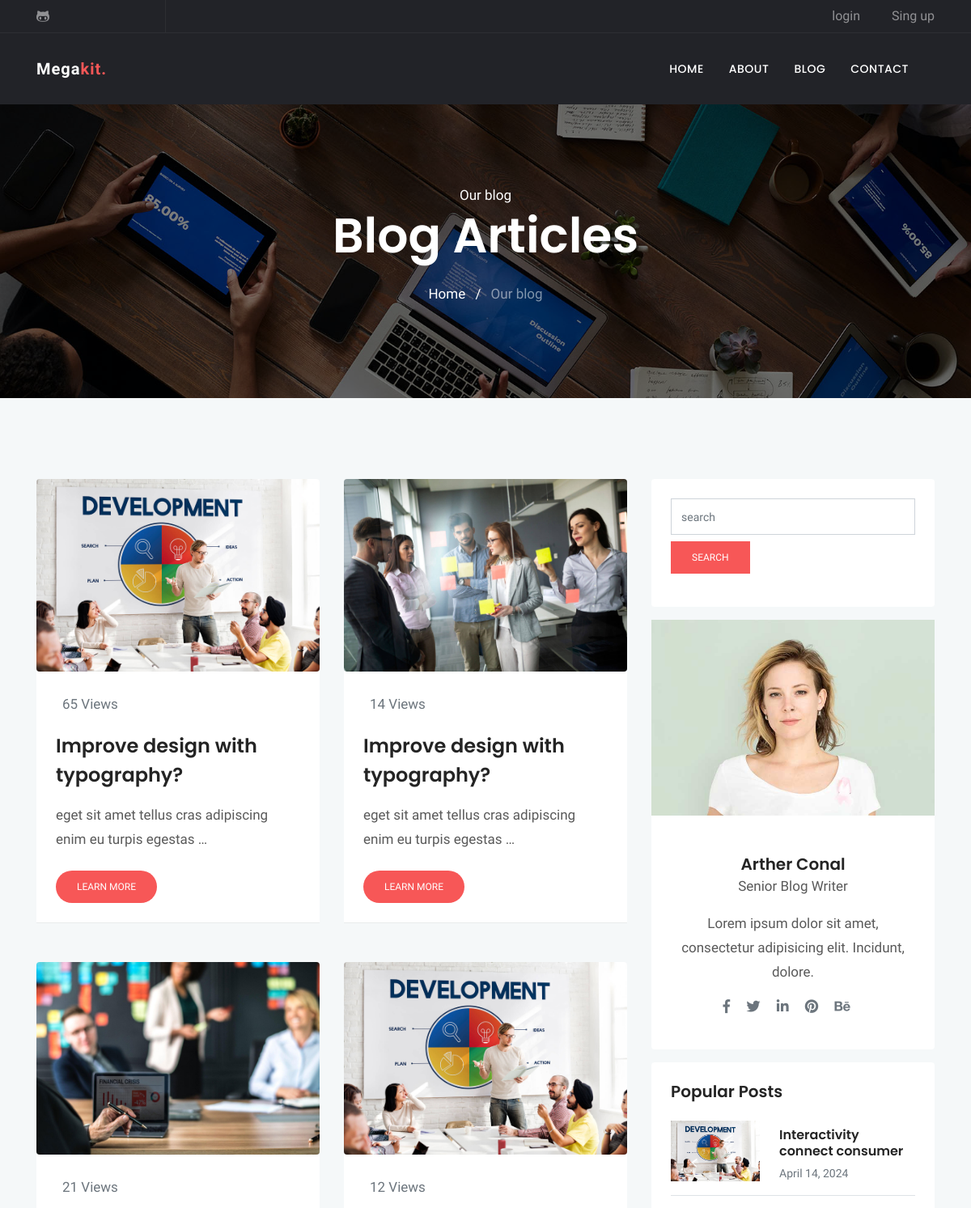
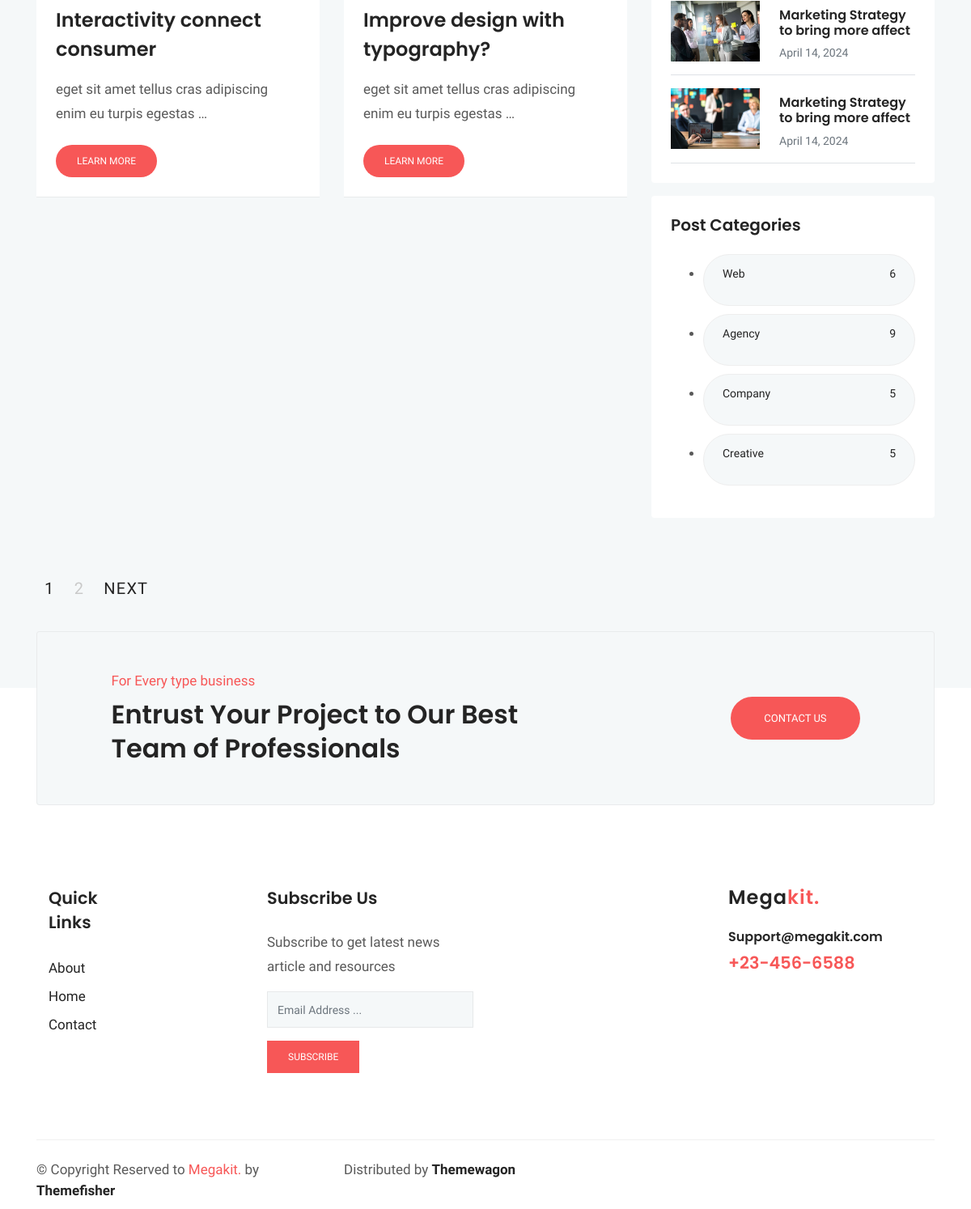
The page /blog/category/Company on the database its author committed (2 pictures, top to bottom).
### blog/models.py (models this page shows, shortened)
class Post (models.Model) :
    image = models.ImageField(upload_to = 'blog/',default = 'blog/default.jpg')
    author = models.ForeignKey(User,on_delete=models.SET_NULL,null=True)
    title = models.CharField (max_length = 200)
    content = models.TextField ()
    tags = TaggableManager()
    category = models.ManyToManyField (Category)
    counted_view = models.IntegerField (default = 0)
    status = models.BooleanField (default = False)
    login_required = models.BooleanField (default = False)
    published_date = models.DateTimeField (null = True)
    created_date = models.DateTimeField (auto_now_add = True)
    update_date = models.DateTimeField (auto_now = True)
    class Meta:
        ordering = ['-created_date']

class Category(models.Model):
    name = models.CharField(max_length = 255)
    def __str__(self):
        return self.name

### blog/views.py (the view)
# urls.py: path('', blog_view, name="index"),
def blog_view(request, **kwargs) :
    posts = Post.objects.filter(status = 1, published_date__lte = timezone.now())
    if kwargs.get('cat_name') != None:
        posts = posts.filter(category__name=kwargs['cat_name'])
    if kwargs.get('author_username') != None:
        posts = posts.filter(author__username = kwargs['author_username'])
    if kwargs.get('tag_name') != None:
        posts = posts.filter(tags__name__in=[kwargs['tag_name']])
    posts = Paginator (posts,4)
    try:
        page_number = request.GET.get ('page')
        posts = posts.get_page(page_number)
    except PageNotAnInteger:
        posts = posts.get_page(1)
    except EmptyPage:
        posts = posts.get_page(1)
    context = {'posts': posts}
    return render(request, "blog/blog-sidebar.html", context)

### blog/templatetags/blog_tags.py (called while the page is built)
@register.inclusion_tag('blog/popular-posts.html')
def latestposts(arg = 3) :
    posts = Post.objects.filter(status = 1).order_by('published_date')[:arg]
    return {'posts': posts}

@register.inclusion_tag('blog/post-categories.html')
def postcategories() :
    posts = Post.objects.filter(status = 1)
    categories = Category.objects.all()
    cat_dict = {}
    for name in categories :
        cat_dict[name]=posts.filter(category=name).count()
    return {'categories':cat_dict}

### templates/blog/blog-sidebar.html (shortened to what this page needs)
{% extends 'base.html' %}
{% load static %}
{% load blog_tags %}
{% block content %}
<!doctype html>
<html lang="en">
<head>
  <link rel="stylesheet" href="{% static 'plugins/bootstrap/css/bootstrap.min.css' %}">
  <link rel="stylesheet" href="{% static 'plugins/themify/css/themify-icons.css' %}">
  <link rel="stylesheet" href="{% static 'plugins/fontawesome/css/all.css' %}">
  <link rel="stylesheet" href="{% static 'plugins/magnific-popup/dist/magnific-popup.css' %}">
  <link rel="stylesheet" href="{% static 'plugins/slick-carousel/slick/slick.css' %}">
  <link rel="stylesheet" href="{% static 'plugins/slick-carousel/slick/slick-theme.css' %}">
  <link rel="stylesheet" href="{% static 'css/style.css' %}">
</head>
<body>
  <div class="main-wrapper ">
    <section class="page-title bg-1">
      <div class="container">
        <div class="row">
          <div class="col-md-12">
            <div class="block text-center">
              <span class="text-white">Our blog</span>
              <h1 class="text-capitalize mb-4 text-lg">Blog articles</h1>
              <ul class="list-inline">
                <li class="list-inline-item"><a href="http://127.0.0.1:8000/" class="text-white">Home</a></li>
                <li class="list-inline-item"><span class="text-white">/</span></li>
                <li class="list-inline-item"><a href="{% url 'blog:index' %}" class="text-white-50">Our blog</a></li>
              </ul>
            </div>
          </div>
        </div>
      </div>
    </section>
    <section class="section blog-wrap bg-gray">
      <div class="container">
        <div class="row">
          <div class="col-lg-8">
            <div class="row">
              {% for post in posts %}
              <div class="col-lg-6 col-md-6 mb-5">
                <div class="blog-item">
                  <img src="{{post.image.url}}" alt="" class="img-fluid rounded">
                  <div class="blog-item-content bg-white p-4">
                    <div class="blog-item-meta  py-1 px-2">
                      <span class="text-muted text-capitalize mr-3"></i>{{post.counted_view}} Views</span>
                    </div>
                    <h3 class="mt-3 mb-3"><a href="{% url 'blog:single' pid=post.id %}">{{post.title}}</a></h3>
                    <p class="mb-4">{{ post.content|truncatewords:10 }}</p>
                    <a href="{{post.id}}" class="btn btn-small btn-main btn-round-full">Learn More</a>
                  </div>
                </div>
              </div>
              {% endfor %}
            </div>
          </div>
          <div class="col-lg-4">
            <div class="sidebar-wrap">
              {% include 'blog/blog-search.html' %}
              {% include 'blog/blog-writer.html' %}
              {% latestposts 3 %}
              {% postcategories %}
              <div class="row mt-5">
                <div class="col-lg-8">
                    <nav class="navigation pagination py-2 d-inline-block">
                        <div class="nav-links">
                            {% for i in posts.paginator.page_range %}
                                {% if posts.number == i %}
                                    <span aria-current="page" class="page-numbers current">{{i}}</span>
                                {% else %}
                                    <a class="page-numbers" href="?page={{i}}">{{i}}</a>
                                {% endif %}
                            {% endfor %}
                            {% if posts.has_next %}
                                <a class="next page-numbers" href="?page={{ posts.next_page_number }}">Next</a>
                            {% endif %}
                        </div>
                    </nav>
                </div>
            </div>
            </div>
    </section>
</body>
</html>
{% endblock %}

### templates/blog/popular-posts.html
{% load static %}
{% load humanize %}
    <div class="sidebar-widget latest-post card border-0 p-4 mb-3">
        <h5>Popular Posts</h5>
        {% for post in posts %}
        <div class="media border-bottom py-3">
            <a href="{{post.id}}"><img class="mr-4" src="{{post.image.url}}" alt="" width="110px"></a>
            <div class="media-body">
                <h6 class="my-2"><a href="{% url 'blog:single' pid=post.id %}">{{post.title}}</a></h6>
                <span class="text-sm text-muted">{{post.published_date|naturalday}}</span>
            </div>
        </div>
        {% endfor %}
    </div>

### templates/blog/post-categories.html
{% load static %}
	<div class="sidebar-widget bg-white rounded tags p-4 mb-3">
		<h5 class="mb-4">Post Categories</h5>
        <ul class="cat-list">
            {% for name,count in categories.items %}
            <li>
                <a href="{% url 'blog:category' cat_name=name %}" class="d-flex justify-content-between">
                    <p>{{name}}</p>
                    <p>{{count}}</p>
                </a>
            </li>
            {% endfor %}
	</div>
</div>
            </div>
        </div>

### statics/css/style.css (style rules this page uses)
html { overflow-x: hidden; }
body { line-height: 1.5; font-family: "Hind", serif; -webkit-font-smoothing: antialiased; font-size: 17px; color: rgba(0, 0, 0, 0.65); }
h1, .h1, h2, .h2, h3, .h3, h4, .h4, h5, .h5, h6, .h6 { font-family: "Poppins", sans-serif; font-weight: 600; color: #242424; }
h1, .h1 { font-size: 2.5rem; }
h3, .h3 { font-size: 1.5rem; }
h5, .h5 { font-size: 1.25rem; }
h6, .h6 { font-size: 1rem; }
p { line-height: 30px; }
.btn { display: inline-block; font-size: 14px; font-size: 0.8125rem; font-weight: 400; padding: 1rem 2.5rem; text-transform: uppercase; border-radius: 0; transition: all 0.2s ease; }
.btn-main, .btn-transparent, .btn-small { background: #f75757; color: #fff; transition: all 0.2s ease; }
.btn-small { padding: 10px 25px; font-size: 12px; }
.btn-round-full { border-radius: 50px; }
.bg-gray { background: #f5f8f9; }
.section { padding: 100px 0; }
.overly, .page-title, .slider, .cta, .hero-img { position: relative; }
.overly:before, .page-title:before, .slider:before, .cta:before, .hero-img:before { content: ""; position: absolute; left: 0; top: 0; bottom: 0; right: 0; width: 100%; height: 100%; opacity: 0.5; background: #000; }
.text-sm { font-size: 14px; }
.text-lg { font-size: 3.75rem; }
a { color: #242424; text-decoration: none; }
.page-title { padding: 100px 0; }
.page-title .block h1 { color: #fff; }
.bg-1 { background: url("../images/bg/home-2.jpg") no-repeat 50% 50%; background-size: cover; }
.blog-item-content h3 { line-height: 36px; }
.blog-item-content h3 a { transition: all .4s ease 0s; }
.tags a { background: #f5f8f9; display: inline-block; padding: 8px 23px; border-radius: 38px; margin-bottom: 10px; border: 1px solid #eee; font-size: 14px; text-transform: capitalize; }
.pagination .nav-links a, .pagination .nav-links span.current { font-size: 20px; font-weight: 500; color: #c9c9c9; margin: 0 10px; text-transform: uppercase; letter-spacing: 1.2px; }
.pagination .nav-links span.current, .pagination .nav-links a.next, .pagination .nav-links a.prev { color: #242424; }
.blog-item { border-bottom: 1px solid rgba(0, 0, 0, 0.05); }

### rows shown on the page
Post: image (picture), counted_view "65", title "Improve design with typography?", content "eget sit amet tellus cras adipiscing enim eu turpis egestas …"
Post: image (picture), counted_view "14", title "Improve design with typography?", content "eget sit amet tellus cras adipiscing enim eu turpis egestas …"
Post: image (picture), counted_view "21", title "Interactivity connect consumer", content "eget sit amet tellus cras adipiscing enim eu turpis egestas …"
Post: image (picture), counted_view "12", title "Improve design with typography?", content "eget sit amet tellus cras adipiscing enim eu turpis egestas …"
Post: image (picture), title "Interactivity connect consumer", published_date "April 14, 2024"
Post: image (picture), title "Marketing Strategy to bring more affect", published_date "April 14, 2024"
Post: image (picture), title "Marketing Strategy to bring more affect", published_date "April 14, 2024"
Category: name "Web", count "6"
Category: name "Agency", count "9"
Category: name "Company", count "5"
Category: name "Creative", count "5"

### other values the page prints
{{ i }} "1"
{{ i }} "2"
